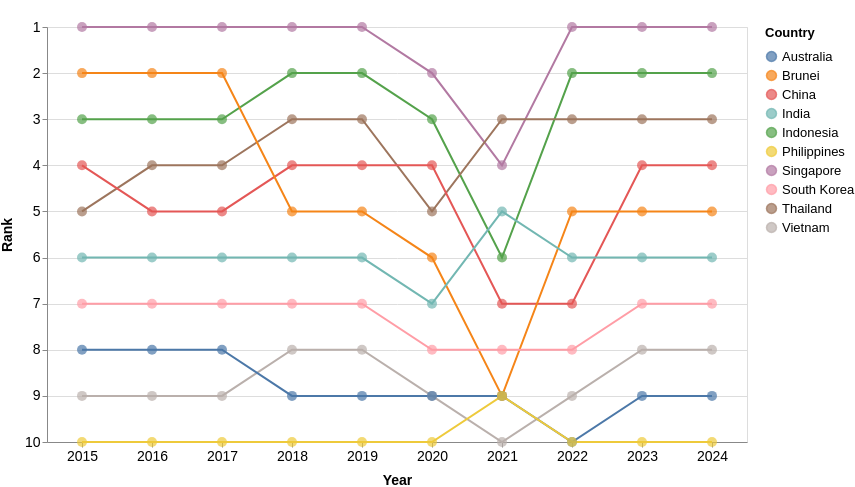

Specify this chart in Vega-Lite:
### Vega-Lite specification from a JSON file in a GitHub repository (floating-point values rounded to 4 significant figures)
{"$schema": "https://vega.github.io/schema/vega-lite/v5.json", "width": 700, "height": 415, "data": {"values": [{"Country": "Singapore", "year": 2024, "Visitors": 4276007, "rank": 1}, {"Country": "Singapore", "year": 2023, "Visitors": 8308230, "rank": 1}, {"Country": "Singapore", "year": 2022, "Visitors": 5222991, "rank": 1}, {"Country": "Singapore", "year": 2021, "Visitors": 16308, "rank": 4}, {"Country": "Singapore", "year": 2020, "Visitors": 1545255, "rank": 2}, {"Country": "Singapore", "year": 2019, "Visitors": 10163882, "rank": 1}, {"Country": "Singapore", "year": 2018, "Visitors": 10615986, "rank": 1}, {"Country": "Singapore", "year": 2017, "Visitors": 12441713, "rank": 1}, {"Country": "Singapore", "year": 2016, "Visitors": 13272961, "rank": 1}, {"Country": "Singapore", "year": 2015, "Visitors": 12930754, "rank": 1}, {"Country": "Indonesia", "year": 2024, "Visitors": 1786630, "rank": 2}, {"Country": "Indonesia", "year": 2023, "Visitors": 3108165, "rank": 2}, {"Country": "Indonesia", "year": 2022, "Visitors": 1481739, "rank": 2}, {"Country": "Indonesia", "year": 2021, "Visitors": 11025, "rank": 6}, {"Country": "Indonesia", "year": 2020, "Visitors": 711723, "rank": 3}, {"Country": "Indonesia", "year": 2019, "Visitors": 3623277, "rank": 2}, {"Country": "Indonesia", "year": 2018, "Visitors": 3277689, "rank": 2}, {"Country": "Indonesia", "year": 2017, "Visitors": 2796570, "rank": 3}, {"Country": "Indonesia", "year": 2016, "Visitors": 3049964, "rank": 3}, {"Country": "Indonesia", "year": 2015, "Visitors": 2788033, "rank": 3}, {"Country": "Thailand", "year": 2024, "Visitors": 813783, "rank": 3}, {"Country": "Thailand", "year": 2023, "Visitors": 1551282, "rank": 3}, {"Country": "Thailand", "year": 2022, "Visitors": 715528, "rank": 3}, {"Country": "Thailand", "year": 2021, "Visitors": 59607, "rank": 3}, {"Country": "Thailand", "year": 2020, "Visitors": 394413, "rank": 5}, {"Country": "Thailand", "year": 2019, "Visitors": 1884306, "rank": 3}, {"Country": "Thailand", "year": 2018, "Visitors": 1914692, "rank": 3}, {"Country": "Thailand", "year": 2017, "Visitors": 1836522, "rank": 4}, {"Country": "Thailand", "year": 2016, "Visitors": 1780800, "rank": 4}, {"Country": "Thailand", "year": 2015, "Visitors": 1343569, "rank": 5}, {"Country": "China", "year": 2024, "Visitors": 1449711, "rank": 4}, {"Country": "China", "year": 2023, "Visitors": 1474114, "rank": 4}, {"Country": "China", "year": 2022, "Visitors": 211363, "rank": 7}, {"Country": "China", "year": 2021, "Visitors": 7701, "rank": 7}, {"Country": "China", "year": 2020, "Visitors": 405149, "rank": 4}, {"Country": "China", "year": 2019, "Visitors": 3114257, "rank": 4}, {"Country": "China", "year": 2018, "Visitors": 2944133, "rank": 4}, {"Country": "China", "year": 2017, "Visitors": 2281666, "rank": 5}, {"Country": "China", "year": 2016, "Visitors": 2124942, "rank": 5}, {"Country": "China", "year": 2015, "Visitors": 1677163, "rank": 4}, {"Country": "Brunei", "year": 2024, "Visitors": 565999, "rank": 5}, {"Country": "Brunei", "year": 2023, "Visitors": 811833, "rank": 5}, {"Country": "Brunei", "year": 2022, "Visitors": 301757, "rank": 5}, {"Country": "Brunei", "year": 2021, "Visitors": 773, "rank": 9}, {"Country": "Brunei", "year": 2020, "Visitors": 136020, "rank": 6}, {"Country": "Brunei", "year": 2019, "Visitors": 1216123, "rank": 5}, {"Country": "Brunei", "year": 2018, "Visitors": 1382031, "rank": 5}, {"Country": "Brunei", "year": 2017, "Visitors": 1660506, "rank": 2}, {"Country": "Brunei", "year": 2016, "Visitors": 1391016, "rank": 2}, {"Country": "Brunei", "year": 2015, "Visitors": 1133555, "rank": 2}, {"Country": "India", "year": 2024, "Visitors": 537493, "rank": 6}, {"Country": "India", "year": 2023, "Visitors": 671846, "rank": 6}, {"Country": "India", "year": 2022, "Visitors": 324548, "rank": 6}, {"Country": "India", "year": 2021, "Visitors": 3916, "rank": 5}, {"Country": "India", "year": 2020, "Visitors": 155883, "rank": 7}, {"Country": "India", "year": 2019, "Visitors": 735309, "rank": 6}, {"Country": "India", "year": 2018, "Visitors": 600311, "rank": 6}, {"Country": "India", "year": 2017, "Visitors": 552739, "rank": 6}, {"Country": "India", "year": 2016, "Visitors": 638578, "rank": 6}, {"Country": "India", "year": 2015, "Visitors": 722141, "rank": 6}, {"Country": "South Korea", "year": 2024, "Visitors": 232711, "rank": 7}, {"Country": "South Korea", "year": 2023, "Visitors": 400853, "rank": 7}, {"Country": "South Korea", "year": 2022, "Visitors": 146384, "rank": 8}, {"Country": "South Korea", "year": 2021, "Visitors": 3028, "rank": 8}, {"Country": "South Korea", "year": 2020, "Visitors": 119750, "rank": 8}, {"Country": "South Korea", "year": 2019, "Visitors": 673065, "rank": 7}, {"Country": "South Korea", "year": 2018, "Visitors": 616783, "rank": 7}, {"Country": "South Korea", "year": 2017, "Visitors": 484528, "rank": 7}, {"Country": "South Korea", "year": 2016, "Visitors": 444439, "rank": 7}, {"Country": "South Korea", "year": 2015, "Visitors": 421161, "rank": 7}, {"Country": "Vietnam", "year": 2024, "Visitors": 137344, "rank": 8}, {"Country": "Vietnam", "year": 2023, "Visitors": 286083, "rank": 8}, {"Country": "Vietnam", "year": 2022, "Visitors": 123931, "rank": 9}, {"Country": "Vietnam", "year": 2021, "Visitors": 14136, "rank": 10}, {"Country": "Vietnam", "year": 2020, "Visitors": 71622, "rank": 9}, {"Country": "Vietnam", "year": 2019, "Visitors": 892716, "rank": 8}, {"Country": "Vietnam", "year": 2018, "Visitors": 786327, "rank": 8}, {"Country": "Vietnam", "year": 2017, "Visitors": 638135, "rank": 9}, {"Country": "Vietnam", "year": 2016, "Visitors": 703737, "rank": 9}, {"Country": "Vietnam", "year": 2015, "Visitors": 646891, "rank": 9}, {"Country": "Australia", "year": 2024, "Visitors": 159318, "rank": 9}, {"Country": "Australia", "year": 2023, "Visitors": 276477, "rank": 9}, {"Country": "Australia", "year": 2022, "Visitors": 118598, "rank": 10}, {"Country": "Australia", "year": 2021, "Visitors": 33451, "rank": 9}, {"Country": "Australia", "year": 2020, "Visitors": 195146, "rank": 9}, {"Country": "Australia", "year": 2019, "Visitors": 1282782, "rank": 9}, {"Country": "Australia", "year": 2018, "Visitors": 1034871, "rank": 9}, {"Country": "Australia", "year": 2017, "Visitors": 899202, "rank": 8}, {"Country": "Australia", "year": 2016, "Visitors": 737115, "rank": 8}, {"Country": "Australia", "year": 2015, "Visitors": 714047, "rank": 8}, {"Country": "Philippines", "year": 2024, "Visitors": 60100, "rank": 10}, {"Country": "Philippines", "year": 2023, "Visitors": 137781, "rank": 10}, {"Country": "Philippines", "year": 2022, "Visitors": 86462, "rank": 10}, {"Country": "Philippines", "year": 2021, "Visitors": 10229, "rank": 9}, {"Country": "Philippines", "year": 2020, "Visitors": 53889, "rank": 10}, {"Country": "Philippines", "year": 2019, "Visitors": 1114257, "rank": 10}, {"Country": "Philippines", "year": 2018, "Visitors": 1167375, "rank": 10}, {"Country": "Philippines", "year": 2017, "Visitors": 1066461, "rank": 10}, {"Country": "Philippines", "year": 2016, "Visitors": 1029488, "rank": 10}, {"Country": "Philippines", "year": 2015, "Visitors": 957408, "rank": 10}]}, "layer": [{"mark": "line", "encoding": {"x": {"field": "year", "type": "ordinal", "title": "Year", "axis": {"labelAngle": 0}}, "y": {"field": "rank", "type": "quantitative", "axis": {"labelAngle": 0}, "title": "Rank", "scale": {"domain": [1, 10], "reverse": true}}, "color": {"field": "Country", "type": "nominal", "title": "Country"}}}, {"mark": {"type": "point", "filled": true, "size": 100}, "encoding": {"x": {"field": "year", "type": "ordinal", "title": "Year"}, "y": {"field": "rank", "type": "quantitative", "title": "Rank", "scale": {"domain": [1, 10], "reverse": true}}, "color": {"field": "Country", "type": "nominal", "title": "Country"}, "tooltip": [{"field": "Country", "type": "nominal", "title": "Country"}, {"field": "year", "type": "ordinal", "title": "Year"}, {"field": "Visitors", "type": "quantitative", "title": "Number of Visitors", "format": ",d"}, {"field": "rank", "type": "quantitative", "title": "Rank"}]}}], "config": {"legend": {"titleFontSize": 13, "titlePadding": 10, "labelFontSize": 13}, "axis": {"titleFontSize": 14, "titlePadding": 10, "labelFontSize": 14}}, "padding": {"top": 20}}
